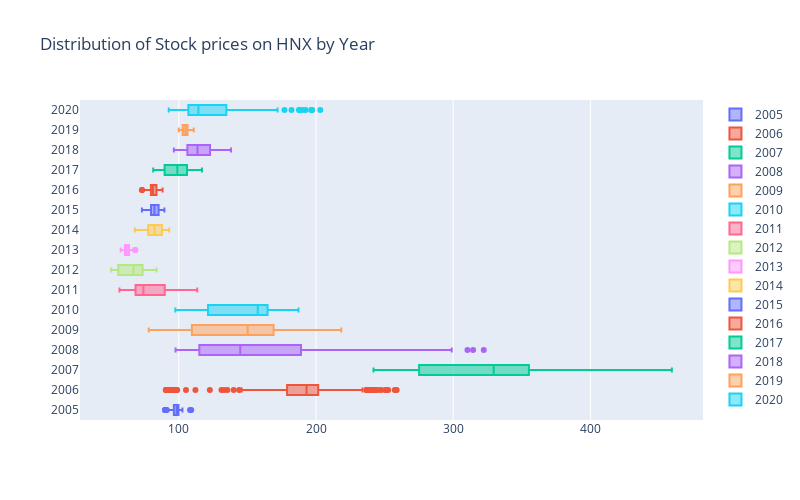

The code cell stored with this chart in its notebook:
### Code cell
# import plotly.figure_factory as ff

# fig = px.histogram(hnx, x="Close", color=[i.year for i in hnx["Date"]], opacity=0.5)
# fig.show()

# hist_data = []
# group_labels = []
# for y in range(2015, 2021):
#     hist_data.append(hnx[[row.year == y for row in hnx["Date"] ]]["Close"] )
#     group_labels.append(y)

# fig = ff.create_distplot(hist_data, group_labels, show_hist=False)
# fig.update_layout(title_text='Curve and Rug Plot')
# fig.show()

fig = go.Figure()


for y in range(2005, 2021):
    fig.add_trace(go.Box(x=  hnx[[row.year == y for row in hnx["Date"] ]]["Close"],
                            name= y,
                            #box_visible=True,
                            #meanline_visible=True
                            ))
fig.update_layout(width=800, height=500,
    title_text="Distribution of Stock prices on HNX by Year")
fig.show()

### Figure 1 — Plotly figure (JSON) as saved in the notebook; plotly's stock layout.template omitted (floating-point values rounded to 4 significant figures; data arrays with more than 128 entries replaced by an {"elided": "..."} marker saying what was removed)
{"data": [{"name": "2005", "type": "box", "x": [100, 99.48, 95.57, 97.46, 96.51, 98, 99.2, 108.2, 101.2, 102.6, 102.3, 99.51, 99.56, 98.88, 102.5, 101.7, 98.39, 101.8, 100.6, 99.91, 98.6, 97.97, 99.24, 100.5, 109.0, 100.3, 100.3, 101.6, 101.4, 100.0, 99.86, 98.44, 99.06, 90.39, 98.22, 99.5, 98.33, 96.92, 97.95, 99.26, 98.89, 98.73, 98.73, 97.05, 98.24, 98.88, 99.01, 98.43, 98.46, 97.66, 97.66, 97.72, 97.73, 96.45, 96.42, 96.42, 96.34, 96.32, 93.14, 92.98, 92.35, 92.35, 91.4, 91.24, 90.34, 90.25, 90.08, 89.93, 95.46, 91.5, 91.5, 96.24]}, {"name": "2006", "type": "box", "x": {"elided": "210 float values"}}, {"name": "2007", "type": "box", "x": {"elided": "240 float values"}}, {"name": "2008", "type": "box", "x": {"elided": "248 float values"}}, {"name": "2009", "type": "box", "x": {"elided": "251 float values"}}, {"name": "2010", "type": "box", "x": {"elided": "250 float values"}}, {"name": "2011", "type": "box", "x": {"elided": "248 float values"}}, {"name": "2012", "type": "box", "x": {"elided": "250 float values"}}, {"name": "2013", "type": "box", "x": {"elided": "250 float values"}}, {"name": "2014", "type": "box", "x": {"elided": "247 float values"}}, {"name": "2015", "type": "box", "x": {"elided": "248 float values"}}, {"name": "2016", "type": "box", "x": {"elided": "251 float values"}}, {"name": "2017", "type": "box", "x": {"elided": "250 float values"}}, {"name": "2018", "type": "box", "x": {"elided": "250 float values"}}, {"name": "2019", "type": "box", "x": {"elided": "250 float values"}}, {"name": "2020", "type": "box", "x": {"elided": "252 float values"}}], "layout": {"height": 500, "title": {"text": "Distribution of Stock prices on HNX by Year"}, "width": 800}}
